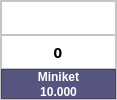
            <widget class="QFrame" name="itemFrame_19">
             <property name="maximumSize">
              <size>
               <width>117</width>
               <height>150</height>
              </size>
             </property>
             <property name="styleSheet">
              <string notr="true">background-color: rgb(255, 255, 255);</string>
             </property>
             <property name="frameShape">
              <enum>QFrame::StyledPanel</enum>
             </property>
             <property name="frameShadow">
              <enum>QFrame::Raised</enum>
             </property>
             <layout class="QVBoxLayout" name="verticalLayout_45">
              <property name="spacing">
               <number>0</number>
              </property>
              <property name="leftMargin">
               <number>0</number>
              </property>
              <property name="topMargin">
               <number>0</number>
              </property>
              <property name="rightMargin">
               <number>0</number>
              </property>
              <property name="bottomMargin">
               <number>0</number>
              </property>
              <item>
               <widget class="QFrame" name="frame_62">
                <property name="frameShape">
                 <enum>QFrame::StyledPanel</enum>
                </property>
                <property name="frameShadow">
                 <enum>QFrame::Raised</enum>
                </property>
                <layout class="QHBoxLayout" name="horizontalLayout_59">
                 <property name="spacing">
                  <number>0</number>
                 </property>
                 <property name="leftMargin">
                  <number>0</number>
                 </property>
                 <property name="topMargin">
                  <number>0</number>
                 </property>
                 <property name="rightMargin">
                  <number>0</number>
                 </property>
                 <property name="bottomMargin">
                  <number>0</number>
                 </property>
                 <item>
                  <widget class="QPushButton" name="selectBtn1_19">
                   <property name="maximumSize">
                    <size>
                     <width>153</width>
                     <height>153</height>
                    </size>
                   </property>
                   <property name="text">
                    <string/>
                   </property>
                   <property name="icon">
                    <iconset>
                     <normaloff>img/VQK_5193.jpg</normaloff>img/VQK_5193.jpg</iconset>
                   </property>
                   <property name="iconSize">
                    <size>
                     <width>60</width>
                     <height>60</height>
                    </size>
                   </property>
                   <property name="flat">
                    <bool>true</bool>
                   </property>
                  </widget>
                 </item>
                </layout>
               </widget>
              </item>
              <item>
               <widget class="QFrame" name="adjustFrame19">
                <property name="maximumSize">
                 <size>
                  <width>16777215</width>
                  <height>35</height>
                 </size>
                </property>
                <property name="frameShape">
                 <enum>QFrame::StyledPanel</enum>
                </property>
                <property name="frameShadow">
                 <enum>QFrame::Raised</enum>
                </property>
                <layout class="QHBoxLayout" name="horizontalLayout_58">
                 <property name="spacing">
                  <number>0</number>
                 </property>
                 <property name="leftMargin">
                  <number>0</number>
                 </property>
                 <property name="topMargin">
                  <number>0</number>
                 </property>
                 <property name="rightMargin">
                  <number>0</number>
                 </property>
                 <property name="bottomMargin">
                  <number>0</number>
                 </property>
                 <item>
                  <widget class="QPushButton" name="addItem1_19">
                   <property name="maximumSize">
                    <size>
                     <width>20</width>
                     <height>20</height>
                    </size>
                   </property>
                   <property name="text">
                    <string/>
                   </property>
                   <property name="icon">
                    <iconset>
                     <normaloff>img/add.png</normaloff>img/add.png</iconset>
                   </property>
                   <property name="flat">
                    <bool>true</bool>
                   </property>
                  </widget>
                 </item>
                 <item>
                  <widget class="QLabel" name="countItem1_19">
                   <property name="maximumSize">
                    <size>
                     <width>20</width>
                     <height>20</height>
                    </size>
                   </property>
                   <property name="font">
                    <font>
                     <family>MS Gothic</family>
                     <pointsize>11</pointsize>
                     <weight>75</weight>
                     <bold>true</bold>
                    </font>
                   </property>
                   <property name="text">
                    <string>0</string>
                   </property>
                   <property name="alignment">
                    <set>Qt::AlignCenter</set>
                   </property>
                  </widget>
                 </item>
                 <item>
                  <widget class="QPushButton" name="minusItem1_19">
                   <property name="maximumSize">
                    <size>
                     <width>20</width>
                     <height>20</height>
                    </size>
                   </property>
                   <property name="text">
                    <string/>
                   </property>
                   <property name="icon">
                    <iconset>
                     <normaloff>img/minus-button.png</normaloff>img/minus-button.png</iconset>
                   </property>
                   <property name="flat">
                    <bool>true</bool>
                   </property>
                  </widget>
                 </item>
                </layout>
               </widget>
              </item>
              <item>
               <widget class="QFrame" name="frame_60">
                <property name="maximumSize">
                 <size>
                  <width>16777215</width>
                  <height>30</height>
                 </size>
                </property>
                <property name="styleSheet">
                 <string notr="true">color: rgb(255, 255, 255);
background-color: rgb(85, 85, 127);</string>
                </property>
                <property name="frameShape">
                 <enum>QFrame::StyledPanel</enum>
                </property>
                <property name="frameShadow">
                 <enum>QFrame::Raised</enum>
                </property>
                <layout class="QVBoxLayout" name="verticalLayout_44">
                 <property name="spacing">
                  <number>2</number>
                 </property>
                 <property name="leftMargin">
                  <number>0</number>
                 </property>
                 <property name="topMargin">
                  <number>0</number>
                 </property>
                 <property name="rightMargin">
                  <number>0</number>
                 </property>
                 <property name="bottomMargin">
                  <number>0</number>
                 </property>
                 <item>
                  <widget class="QLabel" name="nameItem_29">
                   <property name="font">
                    <font>
                     <family>Segoe UI</family>
                     <weight>75</weight>
                     <bold>true</bold>
                    </font>
                   </property>
                   <property name="text">
                    <string>Miniket</string>
                   </property>
                   <property name="alignment">
                    <set>Qt::AlignCenter</set>
                   </property>
                  </widget>
                 </item>
                 <item>
                  <widget class="QLabel" name="costItem_29">
                   <property name="font">
                    <font>
                     <family>Segoe UI</family>
                     <weight>75</weight>
                     <bold>true</bold>
                    </font>
                   </property>
                   <property name="text">
                    <string>10.000</string>
                   </property>
                   <property name="alignment">
                    <set>Qt::AlignCenter</set>
                   </property>
                  </widget>
                 </item>
                </layout>
               </widget>
              </item>
             </layout>
            </widget>
